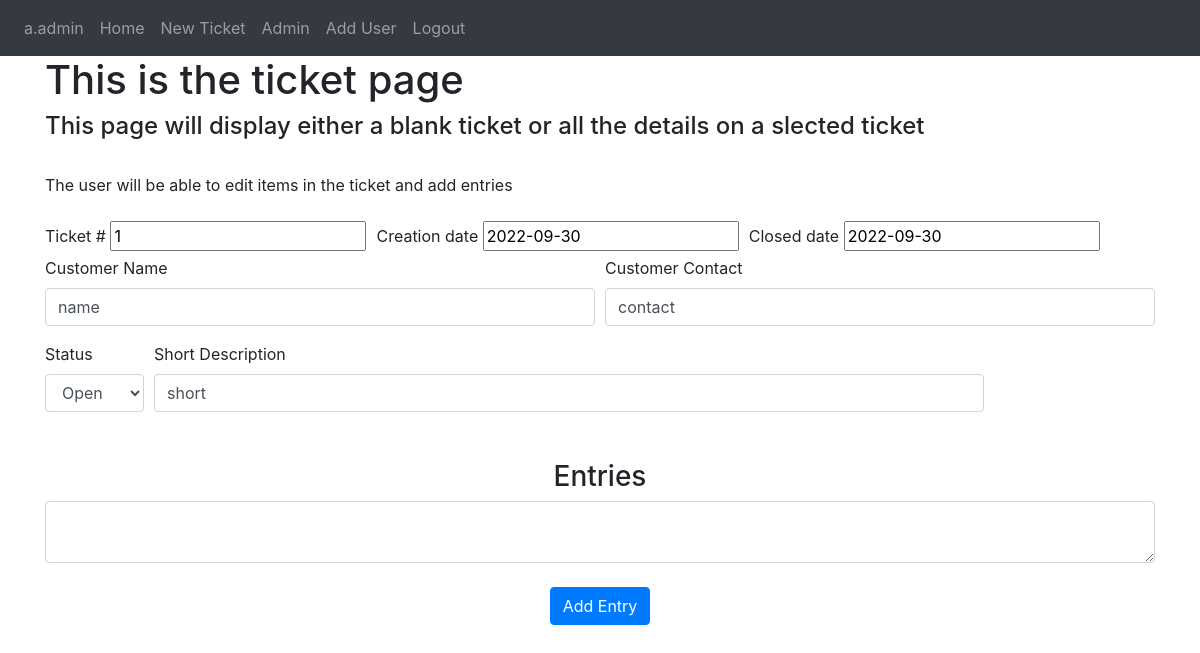
The page /ticket/1 (signed in) on the database as committed earlier.
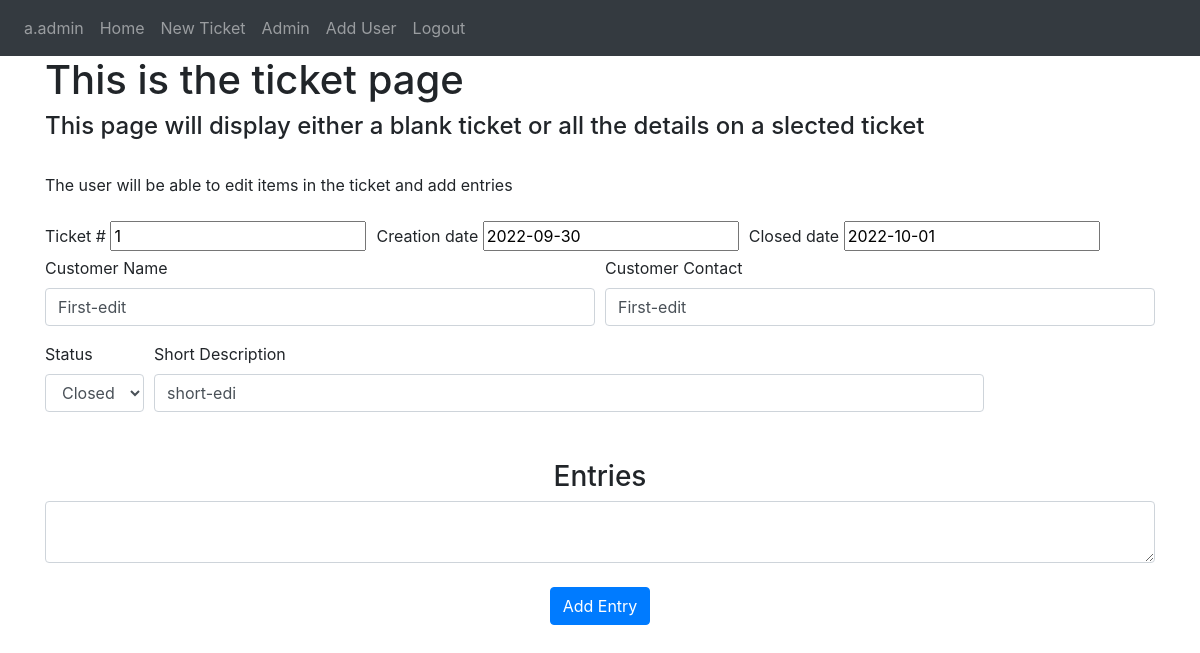
The same page on the database as committed later.
### Website/models.py (models this page shows)
class Ticket(db.Model):
    id = db.Column(db.Integer, primary_key=True)
    short_description = db.Column(db.String(200))
    customer_name = db.Column(db.String(200))
    customer_contact = db.Column(db.String(200))
    status = db.Column(db.Integer) #0 is closed, 1 is open
    creation_date = db.Column(db.DateTime(timezone=True), default=func.now())
    close_date = db.Column(db.DateTime(timezone=True))
    ticket_entries = db.relationship('Entry')

### Website/views.py (the view, shortened to what this page needs)
@views.route('/ticket', defaults={'tkt' : 0}, methods=['GET', 'POST'])
@views.route('/ticket/<int:tkt>', methods=['GET', 'POST'])
@login_required
def ticket(tkt):
    return render_template("ticket.html", user=current_user, tickets=Ticket.query.filter_by(id=tkt).first())

### Website/__init__.py (called while the page is built)
def create_app():
    app = Flask(__name__)
    app.config['SECRET_KEY'] = "SuperSecretKey"
    app.config['SQLALCHEMY_DATABASE_URI'] = f'sqlite:///{DB_NAME}'
    db.init_app(app)
    from .views import views
    from .auth import auth
    app.register_blueprint(views, url_prefix='/')
    app.register_blueprint(auth, url_prefix='/')
    from .models import User, Ticket, Entry
    create_database(app)
    login_manager = LoginManager()
    login_manager.login_view = 'auth.login'
    login_manager.init_app(app)
    @login_manager.user_loader
    def load_user(id):
        return User.query.get(int(id))
    return app

### Website/templates/ticket.html (shortened to what this page needs)
{% extends "base.html" %}
{% block content%} <h1> This is the ticket page</h1>
    <h4> This page will display either a blank ticket or all the details on a slected ticket</h4>
    <br />
    <P1 align="center"> The user will be able to edit items in the ticket and add entries</P1>
    <br />
    <br />
    <form method="POST">
        <div class="form-row align-items-center">
          <div class="col-auto">
            <label for="TicketID">Ticket #</label>
            <input type="text" id="TicketID" name="TicketID" placeholder="###" {% if tickets %} value = {{tickets.id}}{% endif %} readonly>
          </div>
          <div class="col-auto">
            <label for="creation_date">Creation date</label>
            <input type="text" id="creation_date" placeholder="Creation Date" name="creation_date" {% if tickets %} value={{tickets.creation_date}}{% endif %} readonly>
          </div>
          <div class="col-auto">
              <label for="close_date">Closed date</label>
              <input type="text" id="close_date" placeholder="Closed Date" name="close_date" {% if tickets %} value={{tickets.close_date}} {% endif %} readonly>
          </div>
        </div>
        <div class="form-row">
            <div class="form-group col-md-6">
              <label for="customer_name">Customer Name</label>
              <input type="text" class="form-control" id="customer_name" name="customer_name" placeholder="Customer Name" {% if tickets %} value={{tickets.customer_name}}{% endif %}>
            </div>
            <div class="form-group col-md-6">
              <label for="customer_contact">Customer Contact</label>
              <input type="text" class="form-control" id="customer_contact" name="customer_contact" placeholder="Customer Contact" {% if tickets %} value={{tickets.customer_contact}}{% endif %}>
            </div>
          </div>
        <div class="form-row align-items-center">
            <div class="col-auto">
                <label for="status">Status</label>
                <select id="status" class="form-control" name="status">
                    {% if tickets %}
                        {% if tickets.status == 0 %}
                        <option value='0' selected>Closed</option>
                        {%else%}
                        <option value='1' selected>Open</option>
                        {%endif%}
                    {% else %}
                    <option value='0'>Closed</option>
                    <option value='1' selected>Open</option>
                  {%endif%}
                </select>
            </div>
            <div class="col-9">
                <label for="short_description">Short Description</label>
                <input type="text" class="form-control" id="short_description" name="short_description"placeholder="Short Description" {% if tickets %} value={{tickets.short_description}}{% endif %}>
              </div>
        </div>
        <br />
        <br />
        <h3 align="center"> Entries</h3>
        <textarea name="note" id="note" class="form-control"></textarea>
        <br />
        <div align="center">
            <button type="submit" class="btn btn-primary">Add Entry</button>
        </div>
      </form>
{%endblock%}

Rows that differ between the two databases and show on the page:
changed Ticket id 1: customer_name "name" → "First-edit"; customer_contact "contact" → "First-edit"; status "Open" → "Closed"; short_description "short" → "short-edi"
Other text that changed with them:
form field close_date: "2022-09-30" → "2022-10-01"
